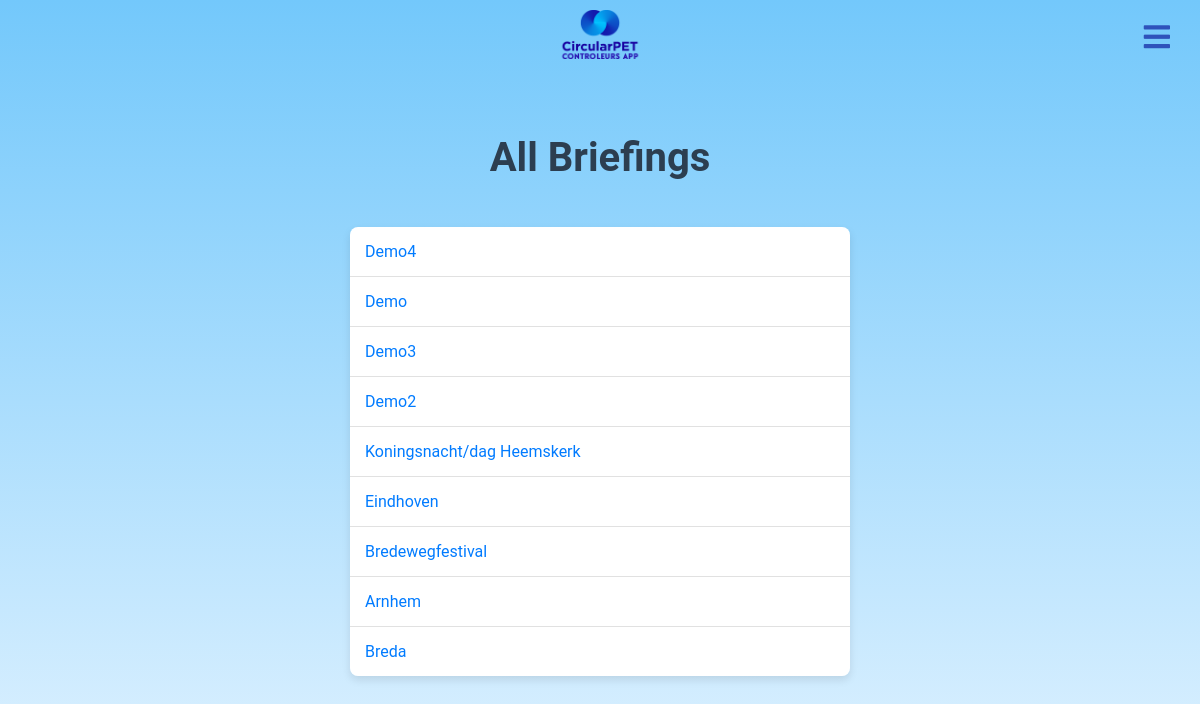
/briefings, run on an earlier commit of the app's database.
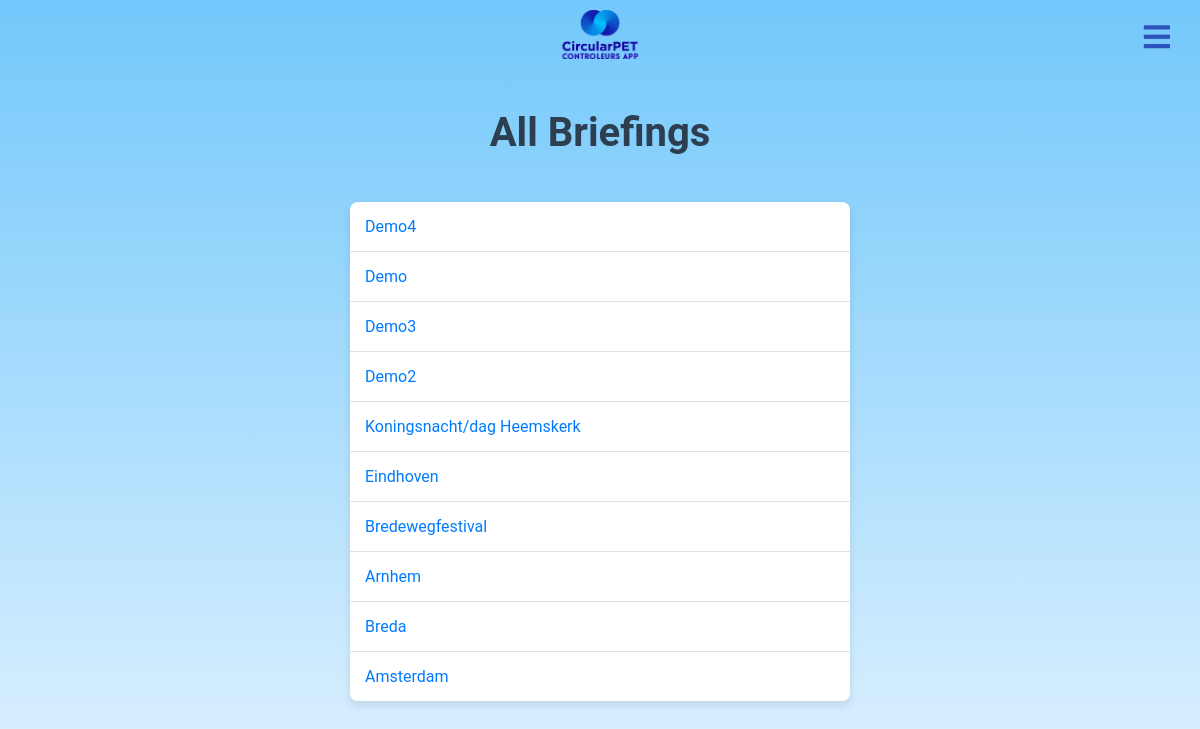
And on a later commit of the database.
### app.py (models this page shows, shortened)
class Location(db.Model):
    __tablename__ = 'location'
    __table_args__ = {'extend_existing': True}
    id = db.Column(db.Integer, primary_key=True)
    name = db.Column(db.String(120), unique=True, nullable=False)
    zakken = db.Column(db.Integer, nullable=False, default=0)
    bekers = db.Column(db.Integer, nullable=False, default=0)
    url = db.Column(db.String(500), nullable=True)
    map_image = db.Column(db.String(255))  # New field to store the filename of the map image

### app.py (the view)
@app.route('/briefings')
def show_briefings():
    all_briefings = Location.query.all()  # This assumes locations are the same as briefings; adjust if necessary
    return render_template('briefings.html', briefings=all_briefings)

### templates/briefings.html (shortened to what this page needs)
<!DOCTYPE html>
<html lang="en">
  <head>
    <link
      rel="stylesheet"
      href="{{ url_for('static', filename='briefing.css') }}"
    />
    <link
      rel="stylesheet"
      href="https://cdnjs.cloudflare.com/ajax/libs/font-awesome/5.15.1/css/all.min.css"
    />
  </head>
  <body>
    <img
      src="{{ url_for('static', filename='logo.png') }}"
      alt="CircularPET Logo"
      class="logo2"
    />
    <div class="gear-icon-container">
      <i id="toggleSidebar" class="fa fa-bars"></i>
    </div>
    <h1 class="main-heading">All Briefings</h1>
    <ul class="briefing-list">
      {% for briefing in briefings %}
      <li class="briefing-item">
        <a
          href="{{ url_for('location_details', location_id=briefing.id) }}"
          class="briefing-link"
          >{{ briefing.name }}</a
        >
      </li>
      {% endfor %}
    </ul>
  </body>
</html>

### static/briefing.css (style rules this page uses)
:root { --pc: #1700a1; --cs: #ff8547; --bc: #fff; }
body { font-family: "Roboto", sans-serif; background: linear-gradient(to bottom, #73c8fb 0%, #e0f2ff 100%); color: #333; margin: 0; padding: 20px; display: flex; align-items: center; justify-content: center; flex-direction: column; width: 100%; max-width: 500px; margin: auto; height: 95vh; }
h1, h2, h3 { color: #27496d; text-align: center; }
h1 { font-size: 2.5rem; font-weight: 700; margin-bottom: 20px; }
a { color: #0088cc; text-decoration: none; }
.main-heading { font-size: 2.5rem; color: #2c3e50; margin-bottom: 30px; }
.briefing-list { list-style-type: none; padding: 0; width: 100%; max-width: 500px; box-shadow: 0 4px 8px rgba(0, 0, 0, 0.1); border-radius: 8px; overflow: hidden; }
.briefing-item { background-color: var(--bc); padding: 15px; border-bottom: 1px solid #e1e1e1; }
.briefing-item:last-child { border-bottom: none; }
.briefing-link { color: #007bff; text-decoration: none; display: block; width: 100%; }
body, input, button { transition: all 0.3s ease-in; }
.logo2 { position: absolute; top: 10px; width: 90px; position: fixed; z-index: 1000; }
.gear-icon-container { position: fixed; top: 20px; right: 20px; cursor: pointer; font-size: 24px; color: #2e52bb; font-size: 30px; padding: 10px 20px; margin-top: -10px; margin-right: -10px; z-index: 1000; }

What changed in the data, as far as the page shows it:
added Location: name "Amsterdam"
